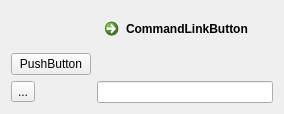
<?xml version="1.0" encoding="UTF-8"?>
<ui version="4.0">
 <class>ZZZWidget</class>
 <widget class="QWidget" name="ZZZWidget">
  <property name="geometry">
   <rect>
    <x>0</x>
    <y>0</y>
    <width>284</width>
    <height>114</height>
   </rect>
  </property>
  <property name="windowTitle">
   <string>ZZZWidget</string>
  </property>
  <layout class="QGridLayout" name="gridLayout">
   <item row="0" column="1">
    <widget class="QCommandLinkButton" name="commandLinkButton">
     <property name="text">
      <string>CommandLinkButton</string>
     </property>
    </widget>
   </item>
   <item row="1" column="0">
    <widget class="QPushButton" name="pushButton">
     <property name="text">
      <string>PushButton</string>
     </property>
    </widget>
   </item>
   <item row="2" column="0">
    <widget class="QToolButton" name="toolButton">
     <property name="text">
      <string>...</string>
     </property>
    </widget>
   </item>
   <item row="2" column="1">
    <widget class="MyLineEdit" name="lineEdit"/>
   </item>
  </layout>
 </widget>
 <layoutdefault spacing="6" margin="11"/>
 <customwidgets>
  <customwidget>
   <class>MyLineEdit</class>
   <extends>QLineEdit</extends>
   <header>mylineedit.h</header>
  </customwidget>
 </customwidgets>
 <resources/>
 <connections/>
</ui>
